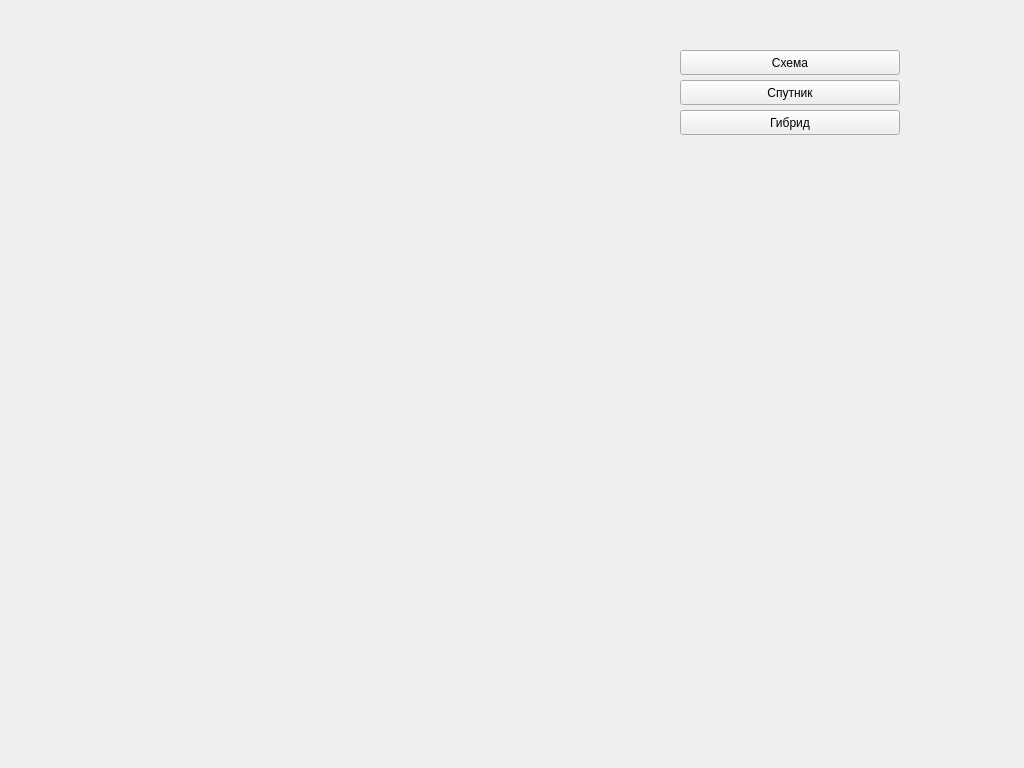
<?xml version="1.0" encoding="UTF-8"?>
<ui version="4.0">
 <class>Form</class>
 <widget class="QWidget" name="Form">
  <property name="geometry">
   <rect>
    <x>0</x>
    <y>0</y>
    <width>1024</width>
    <height>768</height>
   </rect>
  </property>
  <property name="windowTitle">
   <string>Form</string>
  </property>
  <widget class="QLabel" name="image">
   <property name="geometry">
    <rect>
     <x>10</x>
     <y>20</y>
     <width>650</width>
     <height>450</height>
    </rect>
   </property>
   <property name="text">
    <string/>
   </property>
  </widget>
  <widget class="QPushButton" name="scheme">
   <property name="geometry">
    <rect>
     <x>680</x>
     <y>50</y>
     <width>220</width>
     <height>25</height>
    </rect>
   </property>
   <property name="text">
    <string>Схема</string>
   </property>
  </widget>
  <widget class="QPushButton" name="satellite">
   <property name="geometry">
    <rect>
     <x>680</x>
     <y>80</y>
     <width>220</width>
     <height>25</height>
    </rect>
   </property>
   <property name="text">
    <string>Спутник</string>
   </property>
  </widget>
  <widget class="QPushButton" name="hybrid">
   <property name="geometry">
    <rect>
     <x>680</x>
     <y>110</y>
     <width>220</width>
     <height>25</height>
    </rect>
   </property>
   <property name="text">
    <string>Гибрид</string>
   </property>
  </widget>
 </widget>
 <resources/>
 <connections/>
</ui>
